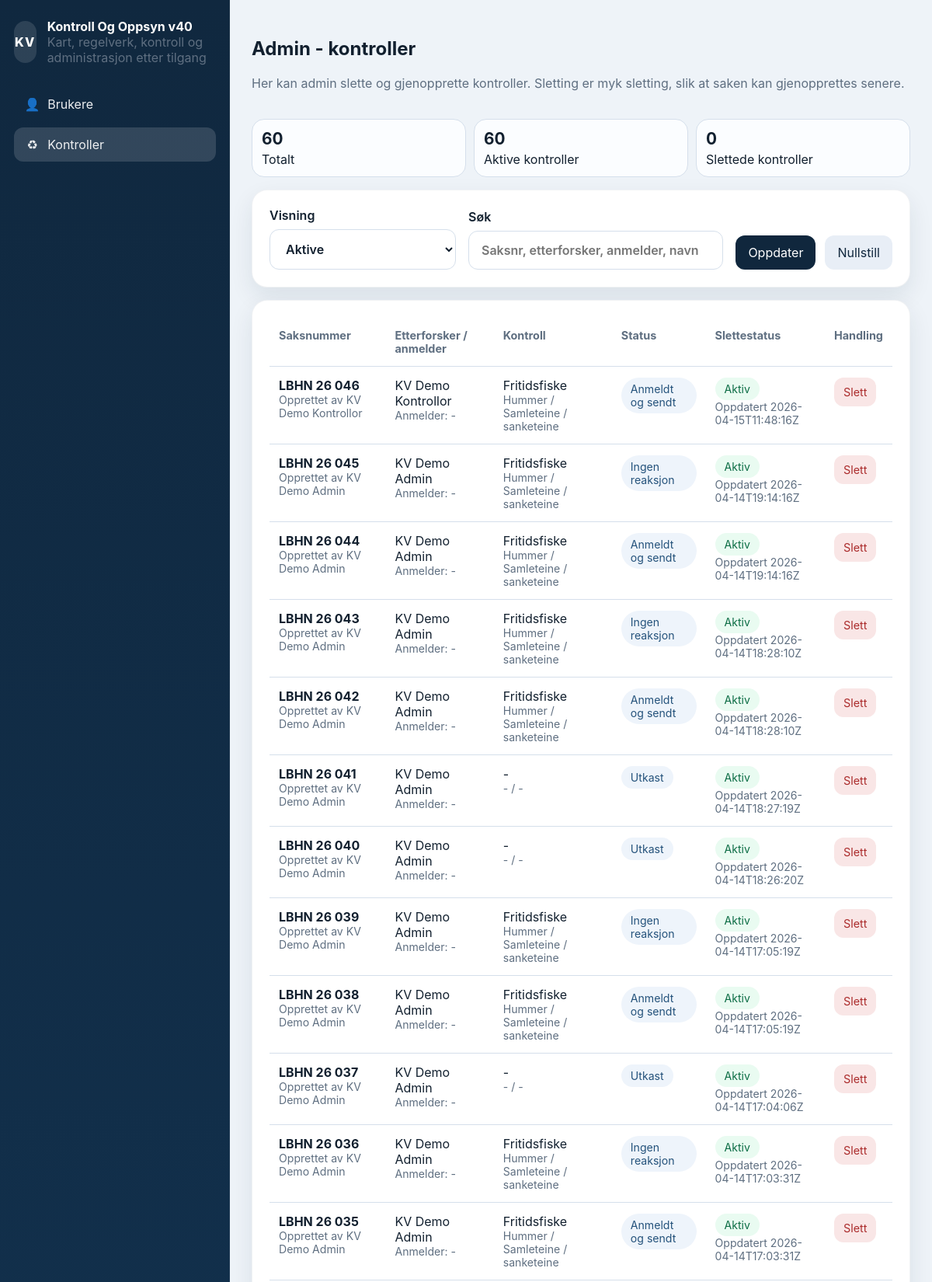
/admin/controls (signed in, upper part), run on the app's committed database.
### tables this page shows
CREATE TABLE cases (
                id INTEGER PRIMARY KEY AUTOINCREMENT,
                case_number TEXT NOT NULL UNIQUE,
                created_by INTEGER NOT NULL REFERENCES users(id) ON DELETE RESTRICT,
                investigator_name TEXT NOT NULL,
                complainant_name TEXT,
                witness_name TEXT,
                case_basis TEXT NOT NULL DEFAULT 'patruljeobservasjon',
                basis_source_name TEXT,
                basis_details TEXT,
                control_type TEXT,
                fishery_type TEXT,
                species TEXT,
                gear_type TEXT,
                start_time TEXT,
                end_time TEXT,
                location_name TEXT,
                latitude REAL,
                longitude REAL,
                area_status TEXT,
                area_name TEXT,
                suspect_name TEXT,
                suspect_phone TEXT,
                suspect_birthdate TEXT,
                suspect_address TEXT,
                suspect_post_place TEXT,
                lookup_text TEXT,
                vessel_name TEXT,
                vessel_reg TEXT,
                radio_call_sign TEXT,
                notes TEXT,
                hearing_text TEXT,
                seizure_notes TEXT,
                summary TEXT,
                findings_json TEXT NOT NULL DEFAULT '[]',
                source_snapshot_json TEXT NOT NULL DEFAULT '[]',
                crew_json TEXT NOT NULL DEFAULT '[]',
                external_actors_json TEXT NOT NULL DEFAULT '[]',
                hummer_participant_no TEXT,
                hummer_last_registered TEXT,
                observed_gear_count INTEGER,
                complaint_override TEXT,
                own_report_override TEXT,
                interview_report_override TEXT,
                seizure_report_override TEXT,
                interview_sessions_json TEXT NOT NULL DEFAULT '[]',
                complainant_signature TEXT,
                witness_signature TEXT,
                investigator_signature TEXT,
                suspect_signature TEXT,
                status TEXT NOT NULL DEFAULT 'Utkast',
                last_generated_pdf TEXT,
                last_previewed_at TEXT,
                created_at TEXT NOT NULL,
                updated_at TEXT NOT NULL
            , deleted_at TEXT, deleted_by INTEGER);

CREATE TABLE users (
                id INTEGER PRIMARY KEY AUTOINCREMENT,
                email TEXT NOT NULL UNIQUE,
                full_name TEXT NOT NULL,
                password_hash TEXT NOT NULL,
                role TEXT NOT NULL CHECK (role IN ('admin', 'investigator')),
                last_complainant_name TEXT,
                last_witness_name TEXT,
                active INTEGER NOT NULL DEFAULT 1,
                created_at TEXT NOT NULL,
                updated_at TEXT NOT NULL
            , case_prefix TEXT, address TEXT, phone TEXT, vessel_affiliation TEXT, permissions_json TEXT NOT NULL DEFAULT '[]');

### app/routers/admin.py (the view)
@router.get('/admin/controls', response_class=HTMLResponse)
def admin_controls(request: Request, state: str = 'active', q: str = ''):
    require_control_admin(request)
    counts = db.admin_case_counts()
    cases = db.list_cases_for_admin(deleted_filter=state, search=q)
    return render_template(request, 'admin_controls.html', cases=cases, counts=counts, state=state, q=q)

### app/templates/admin_controls.html (shortened to what this page needs)
{% extends 'base.html' %}
{% block content %}
<section class="page-header">
  <div>
    <h1>Admin - kontroller</h1>
    <p class="muted">Her kan admin slette og gjenopprette kontroller. Sletting er myk sletting, slik at saken kan gjenopprettes senere.</p>
  </div>
</section>
<section class="compact-stats margin-bottom-m admin-stats-grid">
  <div class="stat-card-inline"><strong>{{ counts.total }}</strong><span>Totalt</span></div>
  <div class="stat-card-inline"><strong>{{ counts.active }}</strong><span>Aktive kontroller</span></div>
  <div class="stat-card-inline"><strong>{{ counts.deleted }}</strong><span>Slettede kontroller</span></div>
</section>
<section class="card margin-bottom-m">
  <form method="get" action="/admin/controls" class="admin-filter-row">
    <label>
      <span>Visning</span>
      <select name="state">
        <option value="active" {% if state == 'active' %}selected{% endif %}>Aktive</option>
      </select>
    </label>
    <label class="admin-search-field">
      <span>Søk</span>
      <input type="search" name="q" value="{{ q or '' }}" placeholder="Saksnr, etterforsker, anmelder, navn eller fartøy" />
    </label>
    <div class="actions-row wrap admin-filter-actions">
      <button class="btn btn-primary" type="submit">Oppdater</button>
      <a class="btn btn-secondary" href="/admin/controls">Nullstill</a>
    </div>
  </form>
</section>
<section class="card">
  <div class="table-wrap">
    <table class="data-table">
      <thead>
        <tr>
          <th>Saksnummer</th>
          <th>Etterforsker / anmelder</th>
          <th>Kontroll</th>
          <th>Status</th>
          <th>Slettestatus</th>
          <th>Handling</th>
        </tr>
      </thead>
      <tbody>
        {% for case in cases %}
        <tr>
          <td>
            <strong>{{ case.case_number }}</strong>
            <div class="muted small">Opprettet av {{ case.created_by_name }}</div>
          </td>
          <td>
            {{ case.investigator_name or '-' }}
            <div class="muted small">Anmelder: {{ case.complainant_name or '-' }}</div>
          </td>
          <td>
            {{ case.control_type or '-' }}
            <div class="muted small">{{ case.species or case.fishery_type or '-' }} / {{ case.gear_type or '-' }}</div>
          </td>
          <td><span class="pill">{{ case.status }}</span></td>
          <td>
            {% if case.deleted_at %}
              <span class="pill pill-danger">Slettet</span>
              <div class="muted small">{{ case.deleted_at }}{% if case.deleted_by_name %} · av {{ case.deleted_by_name }}{% endif %}</div>
            {% else %}
              <span class="pill pill-success">Aktiv</span>
              <div class="muted small">Oppdatert {{ case.updated_at }}</div>
            {% endif %}
          </td>
          <td>
            <div class="actions-row wrap compact-actions">
              {% if case.deleted_at %}
              <form method="post" action="/admin/controls/{{ case.id }}/restore" onsubmit="return confirm('Gjenopprette kontrollen?');">
                <button class="btn btn-primary btn-small" type="submit">Gjenopprett</button>
              </form>
              {% else %}
              <form method="post" action="/admin/controls/{{ case.id }}/delete" onsubmit="return confirm('Slette kontrollen? Den kan gjenopprettes senere.');">
                <button class="btn btn-danger btn-small" type="submit">Slett</button>
              </form>
              {% endif %}
            </div>
          </td>
        </tr>
        {% else %}
        <tr>
          <td colspan="6" class="muted">Ingen kontroller funnet for valgt filter.</td>
        </tr>
        {% endfor %}
      </tbody>
    </table>
  </div>
</section>
{% endblock %}

### app/static/styles.css (style rules this page uses)
:root { --bg: #eef3f8; --card: #ffffff; --text: #12202f; --muted: #5f6f81; --line: #d5dfeb; --primary: #10273d; --primary-2: #24527b; --danger: #ab2c2c; --success: #0e6e46; --shadow: 0 12px 30px rgba(15, 39, 64, 0.09); --radius: 20px; }
* { box-sizing: border-box; }
html, body { margin: 0; padding: 0; font-family: Inter, ui-sans-serif, system-ui, -apple-system, BlinkMacSystemFont, 'Segoe UI', sans-serif; color: var(--text); background: var(--bg); }
a { color: inherit; text-decoration: none; }
body { min-height: 100vh; }
label { display: grid; gap: 8px; font-weight: 600; }
input, select, textarea, button { font: inherit; }
input, select, textarea { width: 100%; border: 1px solid var(--line); border-radius: 12px; padding: 14px 16px; background: #fff; color: var(--text); }
button { cursor: pointer; }
.page-header { display: flex; justify-content: space-between; align-items: start; gap: 16px; margin-bottom: 20px; }
.actions-row { display: flex; gap: 12px; align-items: center; }
.actions-row.wrap { flex-wrap: wrap; }
.card { background: var(--card); border-radius: var(--radius); box-shadow: var(--shadow); padding: 22px; border: 1px solid rgba(15, 39, 64, 0.06); }
.muted { color: var(--muted); }
.small { font-size: 0.88rem; }
.pill { display: inline-flex; align-items: center; gap: 8px; padding: 6px 12px; border-radius: 999px; background: #eef4fb; color: var(--primary-2); font-size: 0.88rem; }
.btn { border: none; border-radius: 12px; padding: 12px 16px; display: inline-flex; align-items: center; justify-content: center; gap: 8px; }
.btn-primary { background: var(--primary); color: #fff; }
.btn-secondary { background: #e8eef6; color: var(--primary); }
.btn-danger { background: #f9e6e6; color: var(--danger); }
.btn-small { padding: 10px 12px; font-size: 0.9rem; }
.table-wrap { overflow-x: auto; }
.data-table { width: 100%; border-collapse: collapse; }
.data-table th, .data-table td { padding: 14px 12px; border-bottom: 1px solid var(--line); vertical-align: top; text-align: left; }
.data-table thead th { color: var(--muted); font-size: 0.9rem; font-weight: 700; }
.margin-bottom-m { margin-bottom: 16px; }
.compact-stats { display: grid; grid-template-columns: repeat(3, minmax(0, 1fr)); gap: 10px; }
.stat-card-inline { background: #fbfdff; border: 1px solid var(--line); border-radius: 16px; padding: 12px; display: grid; gap: 4px; }
.stat-card-inline strong { font-size: 1.3rem; }
.pill-success { background: #e9fbf1; color: var(--success); }
.admin-filter-row { display: grid; grid-template-columns: 240px 1fr auto; gap: 16px; align-items: end; }
.admin-search-field { min-width: 0; }
.admin-filter-actions { justify-content: flex-end; }

### data on the page
cases: case_number "LBHN 26 046", created_by_name "KV Demo Kontrollor", investigator_name "KV Demo Kontrollor", complainant_name "-", control_type "Fritidsfiske", species "Hummer", gear_type "Samleteine / sanketeine", status "Anmeldt og sendt", updated_at "2026-04-15T11:48:16Z"
cases: case_number "LBHN 26 045", created_by_name "KV Demo Admin", investigator_name "KV Demo Admin", complainant_name "-", control_type "Fritidsfiske", species "Hummer", gear_type "Samleteine / sanketeine", status "Ingen reaksjon", updated_at "2026-04-14T19:14:16Z"
cases: case_number "LBHN 26 044", created_by_name "KV Demo Admin", investigator_name "KV Demo Admin", complainant_name "-", control_type "Fritidsfiske", species "Hummer", gear_type "Samleteine / sanketeine", status "Anmeldt og sendt", updated_at "2026-04-14T19:14:16Z"
cases: case_number "LBHN 26 043", created_by_name "KV Demo Admin", investigator_name "KV Demo Admin", complainant_name "-", control_type "Fritidsfiske", species "Hummer", gear_type "Samleteine / sanketeine", status "Ingen reaksjon", updated_at "2026-04-14T18:28:10Z"
cases: case_number "LBHN 26 042", created_by_name "KV Demo Admin", investigator_name "KV Demo Admin", complainant_name "-", control_type "Fritidsfiske", species "Hummer", gear_type "Samleteine / sanketeine", status "Anmeldt og sendt", updated_at "2026-04-14T18:28:10Z"
cases: case_number "LBHN 26 041", created_by_name "KV Demo Admin", investigator_name "KV Demo Admin", complainant_name "-", control_type "-", species "-", gear_type "-", status "Utkast", updated_at "2026-04-14T18:27:19Z"
cases: case_number "LBHN 26 040", created_by_name "KV Demo Admin", investigator_name "KV Demo Admin", complainant_name "-", control_type "-", species "-", gear_type "-", status "Utkast", updated_at "2026-04-14T18:26:20Z"
cases: case_number "LBHN 26 039", created_by_name "KV Demo Admin", investigator_name "KV Demo Admin", complainant_name "-", control_type "Fritidsfiske", species "Hummer", gear_type "Samleteine / sanketeine", status "Ingen reaksjon", updated_at "2026-04-14T17:05:19Z"
cases: case_number "LBHN 26 038", created_by_name "KV Demo Admin", investigator_name "KV Demo Admin", complainant_name "-", control_type "Fritidsfiske", species "Hummer", gear_type "Samleteine / sanketeine", status "Anmeldt og sendt", updated_at "2026-04-14T17:05:19Z"
cases: case_number "LBHN 26 037", created_by_name "KV Demo Admin", investigator_name "KV Demo Admin", complainant_name "-", control_type "-", species "-", gear_type "-", status "Utkast", updated_at "2026-04-14T17:04:06Z"
cases: case_number "LBHN 26 036", created_by_name "KV Demo Admin", investigator_name "KV Demo Admin", complainant_name "-", control_type "Fritidsfiske", species "Hummer", gear_type "Samleteine / sanketeine", status "Ingen reaksjon", updated_at "2026-04-14T17:03:31Z"
cases: case_number "LBHN 26 035", created_by_name "KV Demo Admin", investigator_name "KV Demo Admin", complainant_name "-", control_type "Fritidsfiske", species "Hummer", gear_type "Samleteine / sanketeine", status "Anmeldt og sendt", updated_at "2026-04-14T17:03:31Z"

### other printed values
{{ app_version }} "v40"
{{ link.icon }} "👤" "♻"
{{ link.label }} "Brukere" "Kontroller"
{{ counts.total }} "60"
{{ counts.active }} "60"
{{ counts.deleted }} "0"
